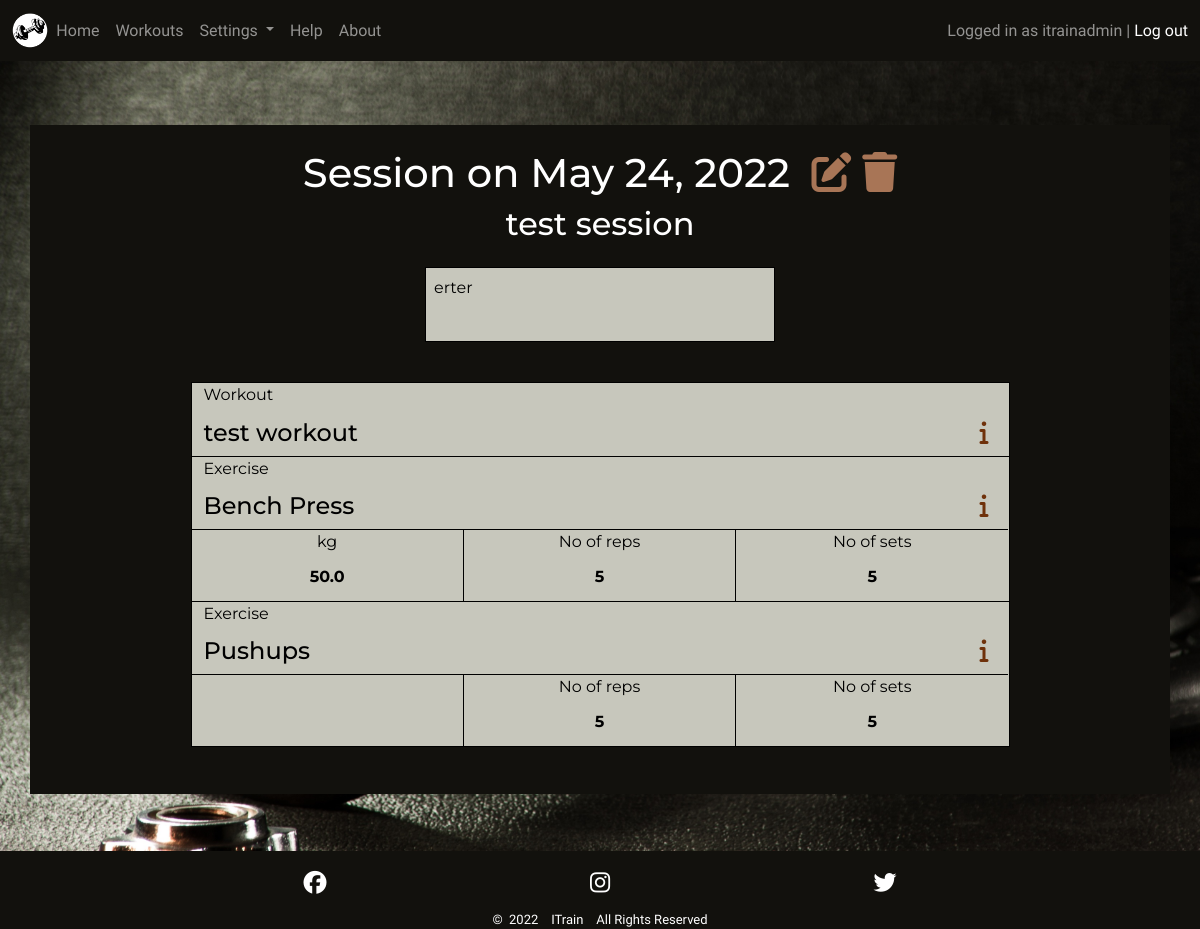
Before: /session/1/ (signed in) with the older database file.
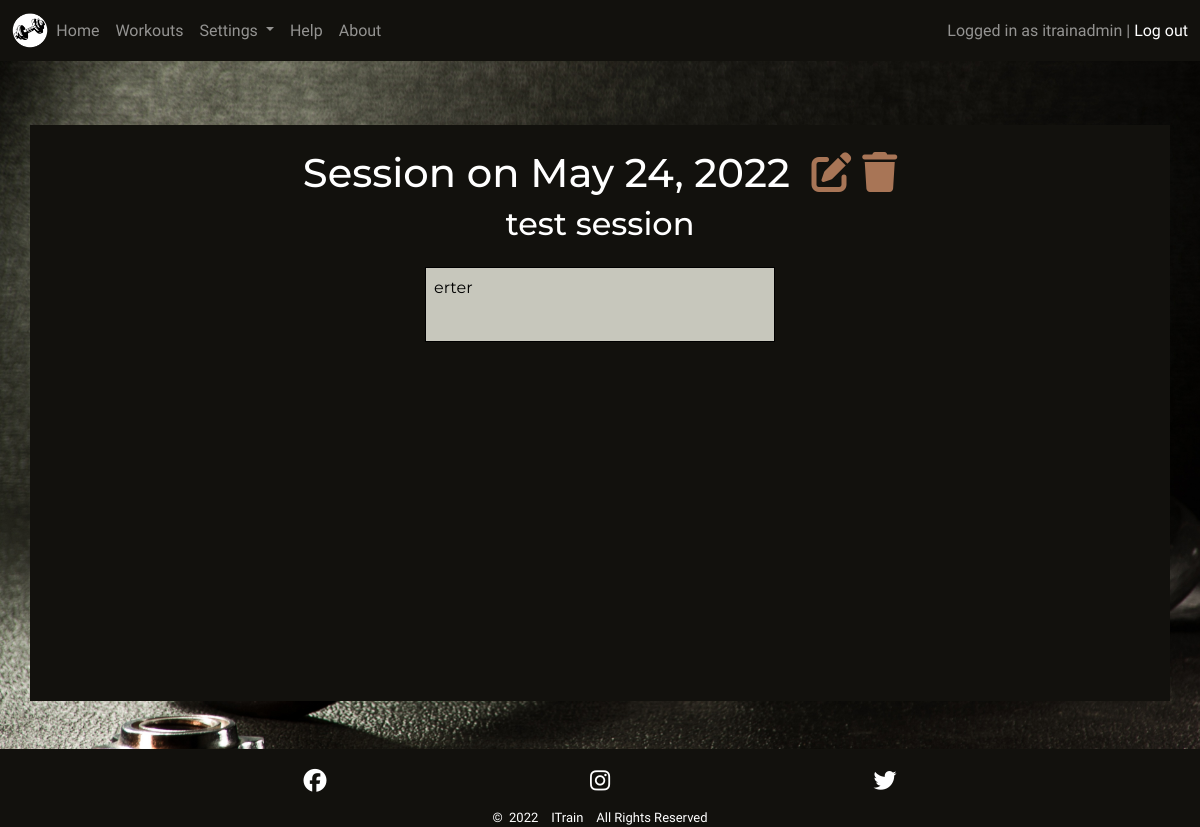
After: the same page with the newer database file.
### main/models.py (models this page shows, shortened)
class Session(models.Model):
    name = models.CharField(max_length=80, null=False, blank=False)
    created_by = models.ForeignKey(User, on_delete=models.CASCADE)
    date = models.DateField()
    workout = models.ManyToManyField(Workout, blank=True,
                                     related_name='workouts')
    comment = models.TextField(max_length=200, blank=True)

class Workout(models.Model):
    name = models.CharField(max_length=30, unique=True, null=False,
                            blank=False,
                            error_messages={'unique':
                                            'The Workout name is not unique'})
    created_by = models.ForeignKey(User, on_delete=models.CASCADE)
    description = models.TextField(max_length=200, blank=True)
    class Meta:
        ordering = ['name']

class Collection(models.Model):
    workout = models.ForeignKey(Workout, null=False, blank=False,
                                on_delete=models.CASCADE,
                                related_name='collections')
    exercise = models.ForeignKey(Exercise, on_delete=models.CASCADE,
                                 related_name='collections')
    value = models.DecimalField(max_digits=3, decimal_places=1, blank=True,
                                null=True)
    reps = models.DecimalField(max_digits=3, decimal_places=1, null=True,
                               blank=True)
    reps_unit = models.ForeignKey(RepsUnit, null=True, blank=True,
                                  on_delete=models.SET_DEFAULT,
                                  default=get_default_reps_unit)
    sets = models.PositiveIntegerField(validators=[MaxValueValidator(100)],
                                       null=True, blank=True)
    def get_reps_trunc_zero(self):
        if self.reps is None:
            return 0
        if self.reps % 1 == 0:
            self.reps = int(self.reps)
        return self.reps

### setup/models.py (models this page shows, shortened)
class Exercise(models.Model):
    name = models.CharField(max_length=30, null=False, blank=False)
    created_by = models.ForeignKey(User, on_delete=models.CASCADE)
    unit = models.ForeignKey(ExerciseUnit, null=False, blank=False,
                             on_delete=models.SET_DEFAULT,
                             default=get_default_exercise_unit)
    muscle_group = models.ManyToManyField(MuscleGroup, blank=True,
                                          related_name='muscle_groups')
    description = models.TextField(max_length=200, blank=True)
    class Meta:
        ordering = ['name']

class ExerciseUnit(models.Model):
    name = models.CharField(max_length=5, unique=True, null=False, blank=False)
    class Meta:
        ordering = ['name']

class RepsUnit(models.Model):
    name = models.CharField(max_length=5, unique=True, null=False, blank=False)
    class Meta:
        ordering = ['name']

### main/views.py (the view, shortened to what this page needs)
# urls.py: path('session/<int:session_id>/', session_view, name='session'),
def session_view(request, session_id):
    session = get_object_or_404(Session, id=session_id)
    user = request.user
    context = {
        'session': session,
    }
    return render(request, 'main/session.html', context)

### main/templates/main/session.html (shortened to what this page needs)
{% extends 'base.html' %}
{% load static %}
{% block content %}
<div class="jumbotron container p1 p-sm-2 mt-md-3">
    {% if user.is_authenticated %}
    <div class="jumbotron-head justify-content-center text-center mt-3">
        <h1>Session on {{ session.date }}&nbsp;
            <a class="med-light-clr" href="{% url 'edit_session' session.id %}">
                <i class="fa-solid fa-edit"></i>
            </a>
            <a class="med-light-clr" href="#delete-session-{{ session.id }}" data-bs-toggle="modal">
                <i class="fa-solid fa-trash"></i>
            </a>
        </h1>
        <h2 class="mb-4">{{ session.name }}</h2>
        {% if session.comment != '' %}
        <div class="session-comment dark-clr">
            <p class="start p-2">{{ session.comment }}</p>
        </div>
        {% endif %}
    </div>
    <div class="container-md content-list-container p-sm-4 mt-3 gy-4 dark-clr">
        {% for workout in session.workout.all %}
        <div class="row session-workout content-list row-cols-1">
            <div class="col grid-col1">
                <p>Workout</p>
            </div>
            <div class="col grid-col2">
                <h4 class="mb-0">{{ workout.name }}
                    {% if workout.description != '' %}
                    <a class="med-dark-clr end me-2" data-bs-toggle="collapse"
                        href="#collapseSessionWorkout{{ workout.id }}" aria-expanded="false"
                        aria-controls="collapseSessionWorkout{{ workout.id }}"><i class="fa-solid fa-info"></i></a>
                    {% endif %}
                </h4>
            </div>
            {% for collection in workout.collections.all %}
            <div class="col grid-col1">
                <p>Exercise</p>
            </div>
            <div class="col grid-col3">
                <h4>{{ collection.exercise.name }}
                    {% if collection.exercise.description != '' %}
                    <a class="med-dark-clr end me-2" data-bs-toggle="collapse"
                        href="#collapseSessionExercise{{ collection.exercise.id }}" aria-expanded="false"
                        aria-controls="collapseSessionExercise{{ collection.exercise.id }}"><i
                            class="fa-solid fa-info"></i></a>
                    {% endif %}
                </h4>
                <div class="row text-center">
                    <div class="col-4 grid-col31">
                        {% if collection.exercise.unit.name != '-' %}
                        {{ collection.exercise.unit.name }}
                        {% endif %}
                    </div>
                    <div class="col-4 grid-col31">
                        No of {{ collection.reps_unit.name }}
                    </div>
                    <div class="col-4 grid-col31">
                        No of sets
                    </div>
                </div>
                <div class="row text-center">
                    <div class="col-4 grid-col32">
                        {% if collection.exercise.unit.name != '-' %}
                        {{ collection.value }}
                        {% endif %}
                    </div>
                    <div class="col-4 grid-col32">
                        {{ collection.get_reps_trunc_zero }}
                    </div>
                    <div class="col-4 grid-col32">
                        {% if collection.sets is None %}
                            <span>0</span>
                        {% else %}
                        {{ collection.sets }}
                        {% endif %}
                    </div>
                </div>
            </div>
            {% endfor %}
        </div>
        {% endfor %}
    </div>
    {% endif %}
</div>
{% endblock %}

### templates/base.html (shortened to what this page needs)
{% load static %}
<!DOCTYPE html>
<html lang="en">
<head>
    <link href="https://cdn.jsdelivr.net/npm/bootstrap@5.1.3/dist/css/bootstrap.min.css" rel="stylesheet"
>
    <link rel="stylesheet" href="{% static 'css/style.css' %}">
</head>
<body class="flex">
    <header class="flex primary-header">
        <nav class="navbar navbar-expand-lg navbar-dark">
            <div class="container-fluid">
                <a class="navbar-brand me-0" href="{% url 'home' %}" aria-label="Go to Home">
                    <img class="icon" src="{% static 'images/nav_icon.png' %}" alt="Itrain Icon">
                </a>
                <div class="collapse navbar-collapse" id="navbarToggler">
                    <ul class="navbar-nav me-auto mb-2 mb-lg-0">
                        <li class="nav-item">
                            <a class="nav-link {% if 'home' in request.path %} active {% endif %}"
                                href="{% url 'home' %}" aria-label="Go to Home">Home</a>
                        </li>
                        {% if user.is_authenticated %}
                        <li class="nav-item">
                            <a class="nav-link {% if 'workout' in request.path %} active {% endif %}"
                                href="{% url 'workouts' %}" aria-label="Go to Workouts">Workouts</a>
                        </li>
                        <li class="nav-item dropdown">
                            <a class="nav-link dropdown-toggle {% if 'settings' in request.path %} active {% endif %}"
                                href="#" id="navbarScrollingDropdown" role="button" data-bs-toggle="dropdown"
                                aria-expanded="false" aria-label="Open settings">
                                Settings
                            </a>
                        </li>
                        <li class="nav-item">
                            <a class="nav-link {% if 'help' in request.path %} active {% endif %}"
                                href="#" aria-label="Go to Workouts">Help</a>
                        </li>
                        {% endif %}
                        <li class="nav-item">
                            <a class="nav-link {% if 'about' in request.path %} active {% endif %}"
                            href="{% url 'about' %}" aria-label="Go to About">About</a>
                        </li>
                    </ul>
                    {% if user.is_authenticated %}
                    <span class="navbar-text">
                        Logged in as {{ user.username }}&nbsp;|&nbsp;<a href="{% url 'logout' %}"
                            aria-label="Go to Log out">Log out</a>
                    </span>
                    {% else %}
                    <span class="navbar-text">
                        <a href="{% url 'login' %}" aria-label="Go to Sign up">Log in / Sign up</a>
                    </span>
                    {% endif %}
                </div>
            </div>
        </nav>
    </header>
    <section class="mt-sm-5 mb-sm-5">
        {% block content %}
        {% endblock %}
    </section>
    <footer>
        <div class="container">
            <div class="row justify-content-center">
                <div class="col-md-9 text-center mt-3">
                    <div class="row mb-2 social-links">
                        <div class="col-4">
                            <a href="https://www.facebook.com/" target="_blank" rel="noopener"
                                aria-label="Link to ITrain's Facebook page"><span><i
                                        class="fa-brands fa-facebook light-clr"></i></span></a>
                        </div>
                        <div class="col-4">
                            <a href="https://www.instagram.com/" target="_blank" rel="noopener"
                                aria-label="Link to ITrain's Instagram page"><span><i
                                        class="fa-brands fa-instagram light-clr"></i></span></a>
                        </div>
                        <div class="col-4">
                            <a href="https://www.twitter.com/" target="_blank" rel="noopener"
                                aria-label="Link to ITrain's Twitter page"><span><i
                                        class="fa-brands fa-twitter light-clr"></i></span></a>
                        </div>
                    </div>
                </div>
                <div class="copyright col-md-9 text-center">
                    <p class="mb-0">&copy;&nbsp; 2022 &nbsp;&nbsp; ITrain &nbsp;&nbsp; All Rights
                        Reserved</p>
                </div>
            </div>
        </div>
    </footer>
</body>
</html>

### static/css/style.css (style rules this page uses)
body { font-family: 'IM Fell English', serif; color: white; min-height: 100vh; display: flex; flex-direction: column; justify-content: flex-start; background: url('../images/dumbbell.jpg'); overflow-x: hidden; -webkit-background-size: cover; -moz-background-size: cover; -o-background-size: cover; background-size: cover; }
.start { float: left; }
.dark-clr { color: black; }
.light-clr { color: white; }
.med-light-clr { color: #A87556; }
a { text-decoration: none; }
section { color: black; font-family: 'Montserrat', sans-serif; min-height: 70%; min-height: -webkit-calc(100% - 186px); min-height: -moz-calc(100% - 186px); min-height: calc(100% - 186px); }
.navbar { background-color: #12110D; }
.icon { height: 35px; }
footer { background-color: #12110D; margin-top: auto; }
.social-links a { font-size: 23px; }
.copyright { font-size: small; }
.jumbotron { background-color: #12110D; color: white; height: 72vh; overflow: auto; }
.content-list-container { width: 75%; }
ul { height: 100%; padding: 0px 5px 0px 20px; padding-inline-start: 5px; }
li { list-style-type: none; margin: 0; padding: 0; }
.session-comment { width: 350px; height: 75px; background-color: #C7C7BC; border: solid 1px black; margin: 0 auto; }

Changed rows visible on the page:
removed Workout: name "test workout"
removed Collection: exercise.name "Bench Press", exercise.unit.name "kg", reps_unit.name "reps", value "50.0", get_reps_trunc_zero "5", sets "5"
removed Collection: exercise.name "Pushups", reps_unit.name "reps", get_reps_trunc_zero "5", sets "5"
